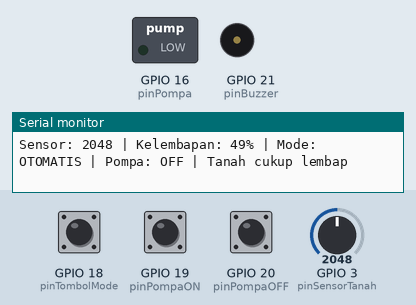
Simulated run of this sketch. Board: ESP32-S3. Parts: switched loads named in the sketch (green lamp = pin HIGH), buzzer (waves = sounding), the last lines printed to the serial monitor. The inputs (shaded band) are chosen by the test bench; at power-on: GPIO 3 (pinSensorTanah) = 2048, GPIO 18 (pinTombolMode) HIGH, GPIO 20 (pinPompaOFF) HIGH, GPIO 19 (pinPompaON) HIGH.

Above: at 1.3 s.
1.4 s: GPIO 3 (pinSensorTanah) set to 2389
2.9 s: GPIO 3 (pinSensorTanah) set to 2506
At 3.6 s:
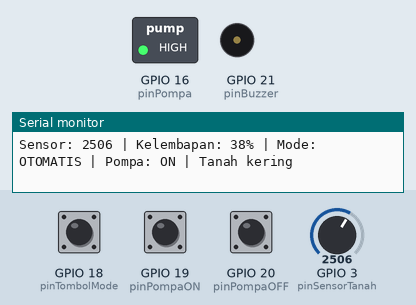
4.5 s: GPIO 18 (pinTombolMode) pulled LOW for 0.6 s
At 4.59 s:
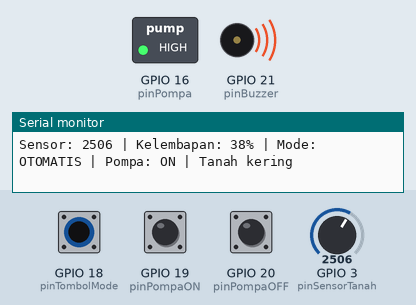
6.6 s: GPIO 20 (pinPompaOFF) pulled LOW for 0.6 s
At 7.7 s:
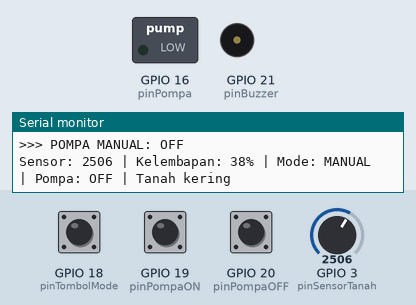
8.9 s: GPIO 19 (pinPompaON) pulled LOW for 0.6 s
At 8.98 s:
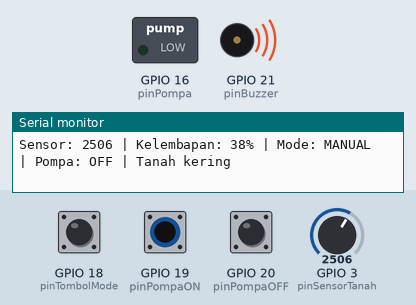
11.0 s: GPIO 18 (pinTombolMode) pulled LOW for 1 s
At 12.3 s:
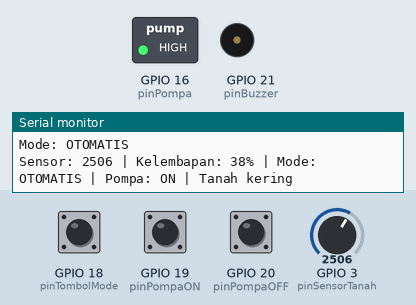
Timing chart, 0 to 14.0 s (numbered marks = the images above; inputs shaded):
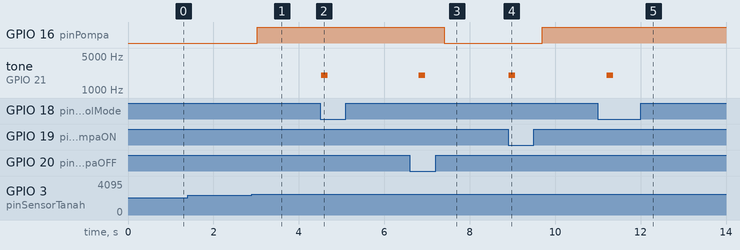

Measured:
- the behaviour switches between 2457 and 2458 on GPIO 3 (pinSensorTanah) (found by bisection; images 0 and 1)
- after the input at 2.9 s, GPIO 16 (pinPompa): LOW → HIGH after 0.12 s
- after the input at 4.5 s, tone on GPIO 21 (pinBuzzer): silent → 2000 Hz at once, → silent 0.15 s later
- after the input at 6.6 s, GPIO 16 (pinPompa): HIGH → LOW after 0.81 s; tone on GPIO 21 (pinBuzzer): silent → 2000 Hz after 0.21 s, → silent 0.15 s later
- after the input at 8.9 s, GPIO 16 (pinPompa): LOW → HIGH after 0.80 s; tone on GPIO 21 (pinBuzzer): silent → 2000 Hz at once, → silent 0.15 s later
- after the input at 11.0 s, tone on GPIO 21 (pinBuzzer): silent → 2000 Hz after 0.20 s, → silent 0.15 s later

The sketch:

sketch.ino
```cpp
// ==========================================
// SMART WATERING - ESP32-S3
// ==========================================

// ---------- PIN ----------
const int pinSensorTanah = 3;
const int pinPompa       = 16;

const int pinTombolMode  = 18;
const int pinPompaON     = 19;
const int pinPompaOFF    = 20;

const int pinBuzzer      = 21;


// ---------- PENGATURAN ----------
const int batasKelembapan = 40;
const int batasSangatKering = 20;


// ---------- MODE ----------
bool modeManual = false;


// ---------- STATUS POMPA ----------
bool pompaON = false;


// ==========================================
// FUNGSI BUZZER
// ==========================================

void beep() {

  tone(pinBuzzer, 2000);
  delay(150);
  noTone(pinBuzzer);

}


// ==========================================
// SETUP
// ==========================================

void setup() {

  Serial.begin(115200);

  // Pompa / LED
  pinMode(pinPompa, OUTPUT);
  digitalWrite(pinPompa, LOW);

  // Tombol
  pinMode(pinTombolMode, INPUT_PULLUP);
  pinMode(pinPompaON, INPUT_PULLUP);
  pinMode(pinPompaOFF, INPUT_PULLUP);

  // Buzzer
  pinMode(pinBuzzer, OUTPUT);
  noTone(pinBuzzer);


  Serial.println("==============================");
  Serial.println("      SMART WATERING ESP32");
  Serial.println("==============================");
  Serial.println("Mode awal: OTOMATIS");

}


// ==========================================
// LOOP
// ==========================================

void loop() {

  // ----------------------------------------
  // 1. BACA SENSOR
  // ----------------------------------------

  int nilaiSensor = analogRead(pinSensorTanah);

  int kelembapan = map(
    nilaiSensor,
    4095,
    0,
    0,
    100
  );

  kelembapan = constrain(
    kelembapan,
    0,
    100
  );


  // ----------------------------------------
  // 2. TOMBOL MODE
  // ----------------------------------------

  if (digitalRead(pinTombolMode) == LOW) {

    modeManual = !modeManual;

    beep();

    Serial.println();
    Serial.println(">>> MODE BERUBAH <<<");

    if (modeManual) {

      Serial.println("Mode: MANUAL");

    }
    else {

      Serial.println("Mode: OTOMATIS");

    }

    // Tunggu tombol dilepas
    while (digitalRead(pinTombolMode) == LOW) {
      delay(10);
    }

    delay(200);
  }


  // ----------------------------------------
  // 3. MODE OTOMATIS
  // ----------------------------------------

  if (modeManual == false) {

    if (kelembapan < batasKelembapan) {

      pompaON = true;

    }
    else {

      pompaON = false;

    }

  }


  // ----------------------------------------
  // 4. MODE MANUAL
  // ----------------------------------------

  else {

    // Tombol POMPA ON
    if (digitalRead(pinPompaON) == LOW) {

      pompaON = true;

      beep();

      Serial.println(">>> POMPA MANUAL: ON");

      while (digitalRead(pinPompaON) == LOW) {
        delay(10);
      }

      delay(200);
    }


    // Tombol POMPA OFF
    if (digitalRead(pinPompaOFF) == LOW) {

      pompaON = false;

      beep();

      Serial.println(">>> POMPA MANUAL: OFF");

      while (digitalRead(pinPompaOFF) == LOW) {
        delay(10);
      }

      delay(200);
    }

  }


  // ----------------------------------------
  // 5. PERINGATAN TANAH SANGAT KERING
  // ----------------------------------------

  if (kelembapan < batasSangatKering) {

    // Buzzer berbunyi pendek
    // sebagai peringatan
    tone(pinBuzzer, 1500);
    delay(100);
    noTone(pinBuzzer);

  }


  // ----------------------------------------
  // 6. KONTROL POMPA
  // ----------------------------------------

  if (pompaON) {

    digitalWrite(pinPompa, HIGH);

  }
  else {

    digitalWrite(pinPompa, LOW);

  }


  // ----------------------------------------
  // 7. MONITOR SERIAL
  // ----------------------------------------

  Serial.print("Sensor: ");
  Serial.print(nilaiSensor);

  Serial.print(" | Kelembapan: ");
  Serial.print(kelembapan);
  Serial.print("%");

  Serial.print(" | Mode: ");

  if (modeManual) {
    Serial.print("MANUAL");
  }
  else {
    Serial.print("OTOMATIS");
  }

  Serial.print(" | Pompa: ");

  if (pompaON) {
    Serial.print("ON");
  }
  else {
    Serial.print("OFF");
  }


  // Status kondisi tanah
  if (kelembapan < 20) {

    Serial.println(" | PERINGATAN: SANGAT KERING");

  }
  else if (kelembapan < 40) {

    Serial.println(" | Tanah kering");

  }
  else {

    Serial.println(" | Tanah cukup lembap");

  }


  delay(500);

}
```
